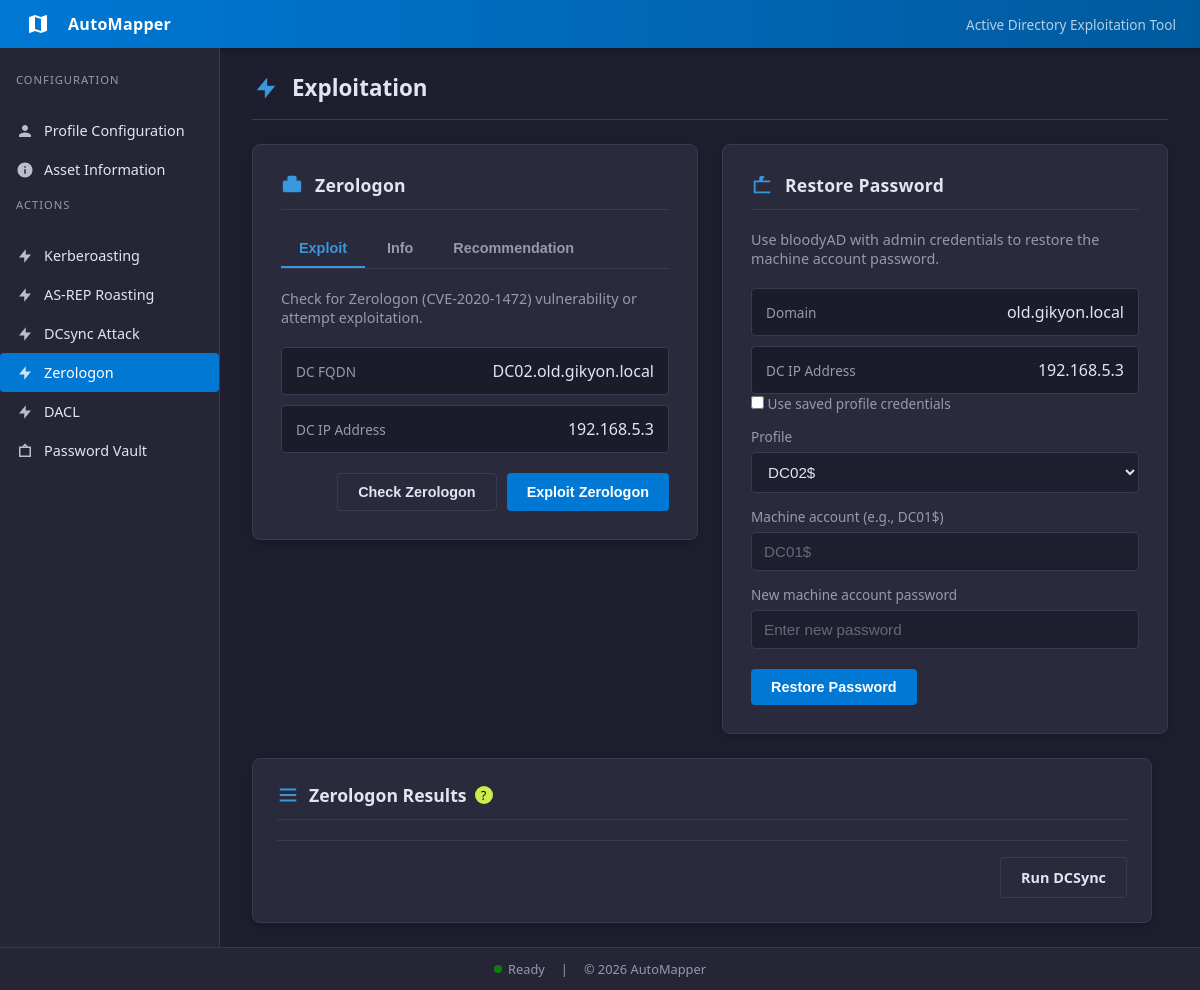
Page /zerologon on the earlier database version.
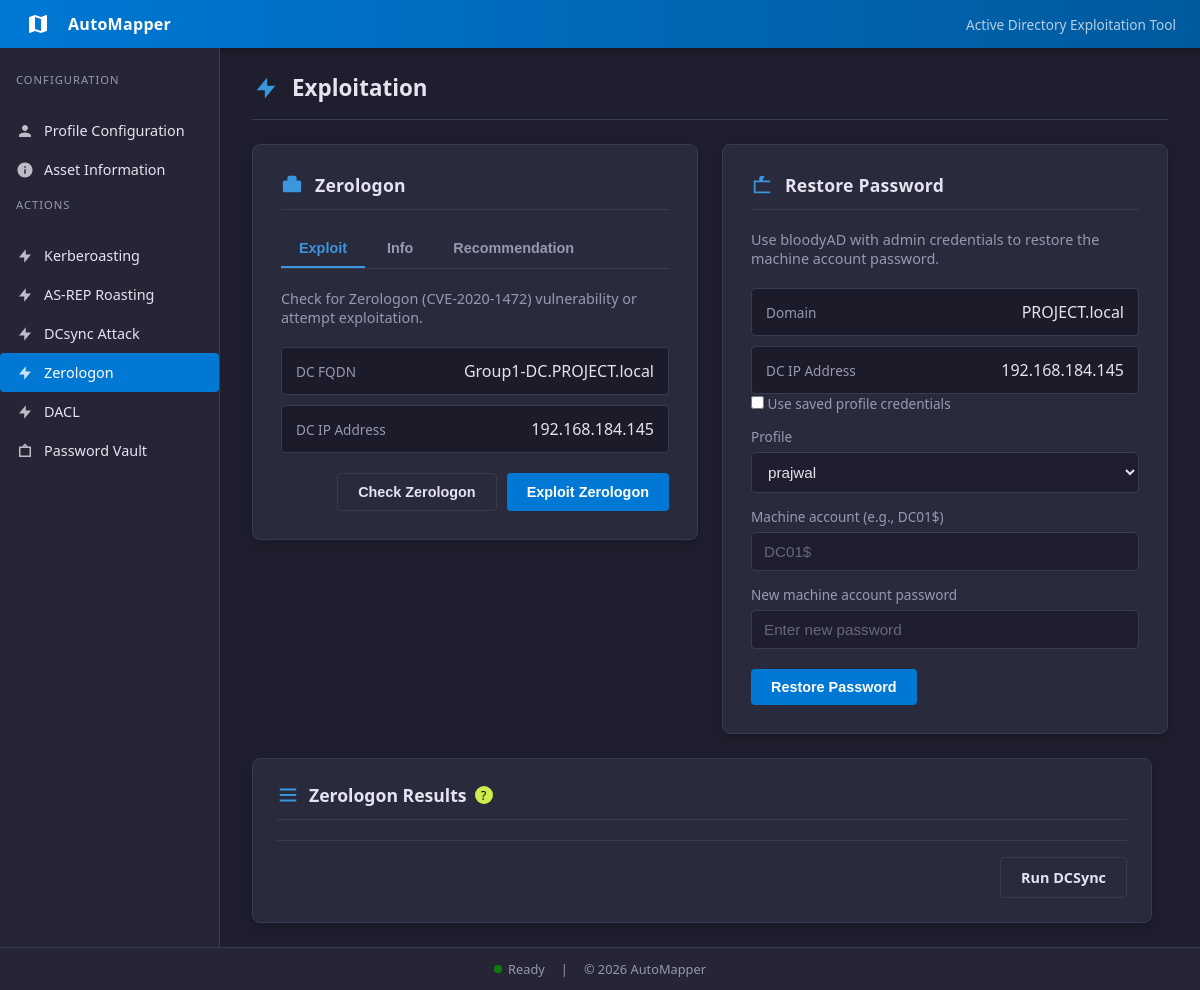
Same page on the later database version.
### tables this page shows
CREATE TABLE profiles (
    description text,
    name text,
    password text,
    ntlmHash text,
    domain text,
    dc_ip text,
    fqdn text
, username text, dc_fqdn text, profile_description text, ntlm_hash text);

CREATE TABLE app_state (
    key text primary key,
    value text
);

### app/routes/main.py (the view, shortened to what this page needs)
@main_bp.route("/zerologon", methods=["GET", "POST"])
def zerologon():
    creds = _get_creds()
    profiles = fetch_profiles()
    active_profile = get_active_profile()
    results = []
    error = None
    status_message = None
    action = None
    selected_restore_profile = None
    restore_use_profile = False
    dc_host = (creds.get("dc_fqdn") or "").strip()
    dc_name = dc_host.split(".", 1)[0] if dc_host else ""
    def format_dcsync_results(dcsync_results):
        lines = []
        for entry in dcsync_results:
            if isinstance(entry, dict):
                username = entry.get("username", "Unknown")
                hash_value = entry.get("hash", "")
                timestamp = entry.get("timestamp")
                if timestamp:
                    lines.append(f"{username}: {hash_value} ({timestamp})")
                else:
                    lines.append(f"{username}: {hash_value}")
            else:
                lines.append(str(entry))
        return lines
    return _render_exploit(
        "zerologon.html",
        creds,
        results,
        error,
        status_message,
        action,
        profiles=profiles,
        active_profile=active_profile,
        selected_restore_profile=selected_restore_profile,
        restore_use_profile=restore_use_profile,
    )

### app/db/database.py (called while the page is built)
def get_db():
    conn = sqlite3.connect(DB_PATH)
    conn.row_factory = sqlite3.Row
    return conn

def fetch_profiles():
    conn = get_db()
    try:
        rows = conn.execute(
            """
            SELECT name, username, password, ntlm_hash, domain, dc_ip, dc_fqdn, profile_description
            FROM profiles
            ORDER BY name
            """
        ).fetchall()
    finally:
        conn.close()
    profiles = {}
    for row in rows:
        profiles[row["name"]] = {
            "username": row["username"],
            "password": row["password"],
            "ntlm_hash": row["ntlm_hash"],
            "domain": row["domain"],
            "dc_ip": row["dc_ip"],
            "dc_fqdn": row["dc_fqdn"],
            "profile_description": row["profile_description"],
        }
    return profiles

def get_active_profile():
    conn = get_db()
    try:
        row = conn.execute(
            "SELECT value FROM app_state WHERE key = ?",
            ("active_profile",),
        ).fetchone()
    finally:
        conn.close()
    return row["value"] if row else None

### app/templates/zerologon.html (shortened to what this page needs)
{% extends 'base.html' %}
{% block content %}
<div class="page-header">
  <svg viewBox="0 0 24 24"><path d="M13 10V3L4 14h7v7l9-11h-7z"/></svg>
  <h1 class="page-title">Exploitation</h1>
</div>
<section class="card-grid zerologon-grid">
  <div class="card restore-card">
    <div class="card-header">
      <svg viewBox="0 0 24 24"><path d="M20 7h-3V4a2 2 0 0 0-2-2H9a2 2 0 0 0-2 2v3H4a2 2 0 0 0-2 2v9a2 2 0 0 0 2 2h16a2 2 0 0 0 2-2V9a2 2 0 0 0-2-2z"/></svg>
      <h1>Zerologon</h1>
    </div>
    <div class="tab-bar">
      <button class="tab-btn active" data-tab="zero-exploit-tab">Exploit</button>
      <button class="tab-btn" data-tab="zero-info-tab">Info</button>
      <button class="tab-btn" data-tab="zero-rec-tab">Recommendation</button>
    </div>
    <div id="zero-exploit-tab" class="tab-content active">
      <p class="subtitle">Check for Zerologon (CVE-2020-1472) vulnerability or attempt exploitation.</p>
      <div class="output">
        <div class="output-row">
          <span class="label">DC FQDN</span>
          <span class="value">{{ creds.dc_fqdn or '—' }}</span>
        </div>
        <div class="output-row">
          <span class="label">DC IP Address</span>
          <span class="value">{{ creds.dc_ip or '—' }}</span>
        </div>
      </div>
      <form method="POST" class="actions">
        <button class="btn secondary" name="action" value="check">
          Check Zerologon
        </button>
        <button class="btn" name="action" value="exploit">
          Exploit Zerologon
        </button>
      </form>
    </div>
  </div>
  <div class="card">
    <div class="card-header">
      <svg viewBox="0 0 24 24"><path d="M21 7h-6V5a3 3 0 0 0-6 0v2H3v14h18V7zm-8-2a1 1 0 0 1 2 0v2h-2V5zm8 14H5V9h16v10z"/></svg>
      <h1>Restore Password</h1>
    </div>
    <p class="subtitle">Use bloodyAD with admin credentials to restore the machine account password.</p>
    <div class="output">
      <div class="output-row">
        <span class="label">Domain</span>
        <span class="value">{{ creds.domain or '—' }}</span>
      </div>
      <div class="output-row">
        <span class="label">DC IP Address</span>
        <span class="value">{{ creds.dc_ip or '—' }}</span>
      </div>
    </div>
    <form method="POST" class="form">
      <div class="field">
        <label>
          <input type="checkbox" name="use_profile" value="1" {% if restore_use_profile %}checked{% endif %} />
          Use saved profile credentials
        </label>
      </div>
      <div class="field">
        <label for="restore-profile">Profile</label>
        <select id="restore-profile" name="restore_profile" class="input">
          {% for name in profiles.keys()|sort %}
          <option value="{{ name }}" {% if name == selected_restore_profile or name == active_profile %}selected{% endif %}>
            {{ name }}
          </option>
          {% endfor %}
        </select>
      </div>
      <div class="field">
        <label for="machine-account">Machine account (e.g., DC01$)</label>
        <input
          id="machine-account"
          name="machine_account"
          type="text"
          class="input"
          placeholder="DC01$"
        />
      </div>
      <div class="field">
        <label for="new-password">New machine account password</label>
        <input
          id="new-password"
          name="new_password"
          type="password"
          class="input"
          placeholder="Enter new password"
        />
      </div>
      <div class="actions">
        <button class="btn" name="action" value="restore">
          Restore Password
        </button>
      </div>
    </form>
  </div>
</section>
<section class="card result-card">
  <div class="card-header">
  <svg viewBox="0 0 24 24">
    <path d="M3 5h18v2H3V5zm0 6h18v2H3v-2zm0 6h18v2H3v-2z"/>
  </svg>
  <div class="header-with-tooltip">
    <h1>Zerologon Results</h1>
    <div class="tooltip-container">
      <span class="info-icon">?</span>
    </div>
  </div>
</div>
<div class="actions">
  <a class="btn secondary" href="{{ url_for('main.dcsync') }}">
    Run DCSync
  </a>
</div>
</section>
{% endblock %}

Differences in the rows shown:
no longer on this page (row edited): profiles: dc_fqdn "DC02.old.gikyon.local", dc_ip "192.168.5.3", domain "old.gikyon.local"
now on this page (row edited): profiles: dc_fqdn "Group1-DC.PROJECT.local", dc_ip "192.168.184.145", domain "PROJECT.local"
changed app_state: restore_profile "DC02$" → "prajwal"
